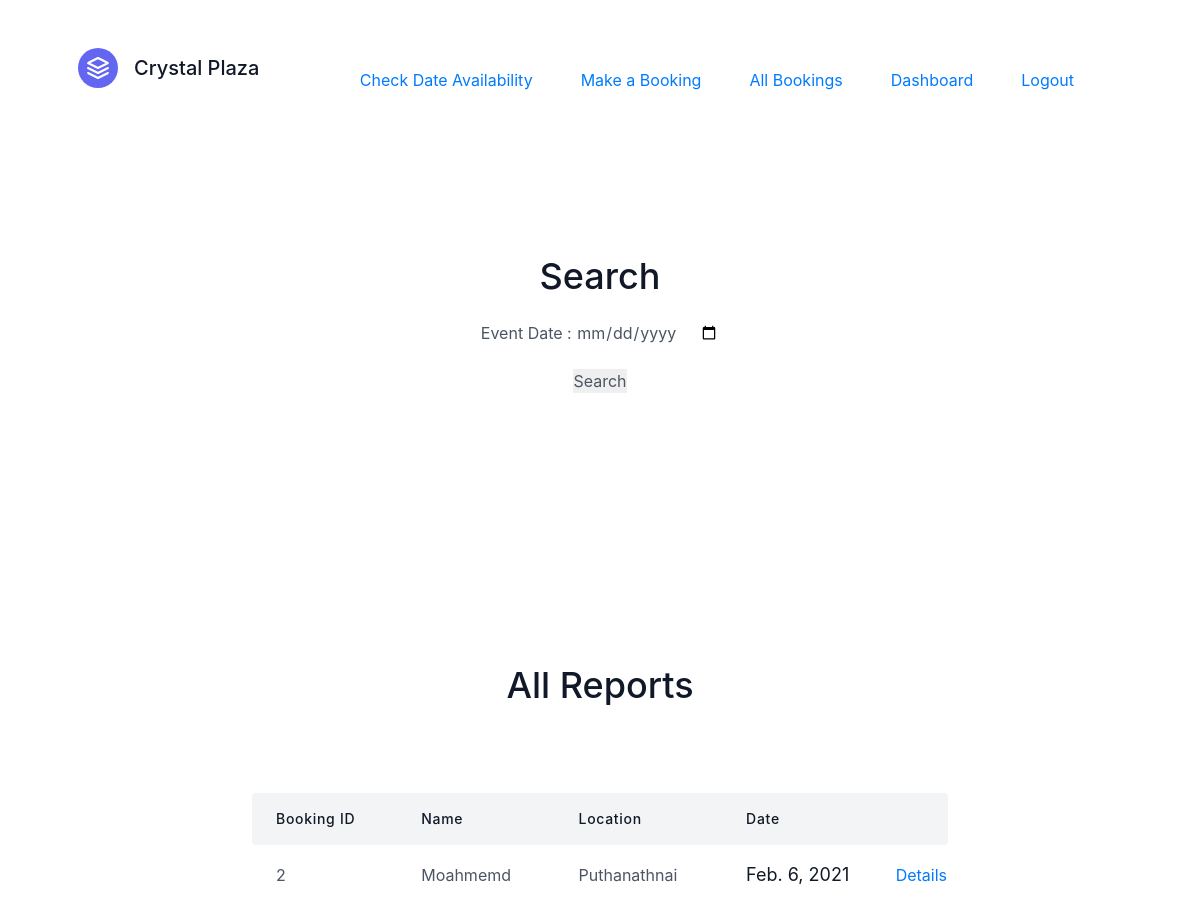
/ledger/ (signed in), run on the app's committed database.
### ledger/models.py (models this page shows)
class Report(models.Model):
    event_date=models.OneToOneField(BookingData,on_delete=CASCADE)
    stage_decoration=models.IntegerField(null=True,blank=True)
    juice_counter=models.IntegerField(null=True,blank=True)
    pop_corn_machine=models.IntegerField(null=True,blank=True)
    sound_system=models.IntegerField(null=True,blank=True)
    other_income_1=models.IntegerField(null=True,blank=True)
    other_income_2=models.IntegerField(null=True,blank=True)
    other_income_3=models.IntegerField(null=True,blank=True)
    total_income=models.IntegerField(null=True,blank=True)
    report_submition_date=models.DateTimeField(auto_now_add=True)
    cleaning_charge=models.IntegerField()
    utensils_cleaning_charge=models.IntegerField()
    parking_charge=models.IntegerField(null=True,blank=True)
    waste_disposal_charge=models.IntegerField()
    trasportaion_charge=models.IntegerField(null=True,blank=True)
    detergents=models.IntegerField(null=True,blank=True)
    maintanance=models.IntegerField(null=True,blank=True)
    purchace_of_stock=models.IntegerField(null=True,blank=True)
    generator_fule=models.IntegerField(null=True,blank=True)
    electricity_bill=models.IntegerField(null=True,blank=True)
    water_charge=models.IntegerField(null=True,blank=True)
    other_expenditure_1=models.IntegerField(null=True,blank=True)
    other_expenditure_2=models.IntegerField(null=True,blank=True)
    other_expenditure_3=models.IntegerField(null=True,blank=True)
    other_expenditure_4=models.IntegerField(null=True,blank=True)
    total_expenditure=models.IntegerField()
    balance=models.IntegerField()

### booking/models.py (models this page shows, shortened)
class BookingData(models.Model):
    event_choices=(('Marriage Function (Day)',"Marriage Function (Day)"),
                   ('Meeting','Meeting'),
                   ('Reception(Evening)','Reception(Evening)'))
    event_date=models.DateField(null=False,blank=False,unique=True)
    name=models.CharField(max_length=255)
    event_type=models.CharField(choices=event_choices,max_length=255)
    bride_or_groom_name=models.CharField(max_length=255,null=True,blank=True)
    house_name=models.CharField(max_length=255)
    post=models.CharField(max_length=255,null=True,blank=True)
    location=models.CharField(max_length=255)
    booking_date=models.DateTimeField(auto_now_add=True)
    last_modified=models.DateTimeField(auto_now=True)
    advance=models.PositiveIntegerField()
    total_amount=models.PositiveIntegerField(default=40000)
    balance=models.PositiveIntegerField(null=True)
    contact1=models.IntegerField()
    contact2=models.IntegerField()
    is_completed=models.BooleanField(default=False)
    kitchen_team=models.CharField(max_length=255,default='Not Provided',null=True,blank=True)
    kitchen_team_license=models.ImageField(upload_to='imgs/',null=True,blank=True)
    class Meta:
        ordering=('event_date',)

### ledger/views.py (the view, shortened to what this page needs)
# urls.py: path("",views.allreports,name='allreports'),
def allreports(request):
    not_found=False
    searchdatefield=None
    found=False
    allreports=Report.objects.all()
    context={
        'found':found,
        'searchdatefield':searchdatefield,
        'allreports':allreports
    }
    return render(request,'ledger/ledger.html',context)

### ledger/templates/ledger/ledger.html (shortened to what this page needs)
<!DOCTYPE html>
<html lang="en">
<head>
    <link href="https://unpkg.com/tailwindcss@^2/dist/tailwind.min.css" rel="stylesheet">
</head>
<body>
  {% extends "booking/base.html" %}
  {% block contain %}
    <header class="text-gray-600 body-font">
        <div class="container mx-auto flex flex-wrap p-5 flex-col md:flex-row items-center">
          <a class="flex title-font font-medium items-center text-gray-900 mb-4 md:mb-0">
            <svg xmlns="http://www.w3.org/2000/svg" fill="none" stroke="currentColor" stroke-linecap="round" stroke-linejoin="round" stroke-width="2" class="w-10 h-10 text-white p-2 bg-indigo-500 rounded-full" viewBox="0 0 24 24">
              <path d="M12 2L2 7l10 5 10-5-10-5zM2 17l10 5 10-5M2 12l10 5 10-5"></path>
            </svg>
            <span class="ml-3 text-xl">Crystal Plaza</span>
          </a>
          <nav class="md:ml-auto flex flex-wrap items-center text-base justify-center">
            <a class="mr-5 hover:text-gray-900" href="/#testimonials">Check Date Availability</a>
            <a class="mr-5 hover:text-gray-900" href="{% url 'booking:booking_page' %}">Make a Booking</a>
            <a class="mr-5 hover:text-gray-900" href="{% url 'booking:listing_page' %}">All Bookings</a>
            <a class="mr-5 hover:text-gray-900" href="{% url 'userdata:dashboard' %}">Dashboard</a>
            {% if user.is_authenticated %}
            <a class="mr-5 hover:text-gray-900" href="{% url 'userdata:logout' %}">Logout</a>
            {% else %}
            <a class="mr-5 hover:text-gray-900" href="{% url 'userdata:login' %}">Login</a>
            {% endif %}
          </nav>
        </div>
      </header>
      {% if user.is_authenticated %}
      <section class="text-gray-600 body-font">
        <div class="container px-5 py-24 mx-auto">
          <div class="flex flex-col text-center w-full mb-20">
            <h1 class="sm:text-4xl text-3xl font-medium title-font mb-2 text-gray-900"> Search</h1>
            <form action="" method='POST' class="mt-3">
              <label for="searchdate">Event Date : </label>
              <input type="date" name="searchdate" id='searchdate' required><br>
              <input type="submit" class="mt-3" value="Search">
             </form>
          </div>
        </div>
      </section>
      {% if request.user.is_superuser  %}
      <section class="text-gray-600 body-font">
        <div class="container px-5 py-24 mx-auto">
          <div class="flex flex-col text-center w-full mb-20">
            <h1 class="sm:text-4xl text-3xl font-medium title-font mb-2 text-gray-900">All Reports</h1>
          </div>
          <div class="lg:w-2/3 w-full mx-auto overflow-auto">
            <table class="table-auto w-full text-left whitespace-no-wrap">
              <thead>
                <tr>
                  <th class="px-4 py-3 title-font tracking-wider font-medium text-gray-900 text-sm bg-gray-100 rounded-tl rounded-bl">Booking ID</th>
                  <th class="px-4 py-3 title-font tracking-wider font-medium text-gray-900 text-sm bg-gray-100">Name</th>
                  <th class="px-4 py-3 title-font tracking-wider font-medium text-gray-900 text-sm bg-gray-100">Location</th>
                  <th class="px-4 py-3 title-font tracking-wider font-medium text-gray-900 text-sm bg-gray-100">Date</th>
                  <th class="w-10 title-font tracking-wider font-medium text-gray-900 text-sm bg-gray-100 rounded-tr rounded-br"></th>
                </tr>
              </thead>
              <tbody>
                {% for each_report in allreports %}
                <tr>
                  <td class="px-4 py-3">{{each_report.event_date.id}}</td>
                  <td class="px-4 py-3">{{each_report.event_date.name}}</td>
                  <td class="px-4 py-3">{{each_report.event_date.location}}</td>
                  <td class="px-4 py-3 text-lg text-gray-900">{{each_report.event_date.event_date}}</td>
                  <td class="w-10 text-center">
                   <a href="{% url 'ledger:detailreport' each_report.id %}"><button>Details</button></a>
                  </td>
                </tr>
                {% endfor %}
              </tbody>
            </table>
          </div>
        </div>
      </section>
      {% endif %}
      {% endif %}
      {% endblock contain %}

### data on the page
Report: event_date.id "2", event_date.name "Moahmemd", event_date.location "Puthanathnai", event_date.event_date "Feb. 6, 2021"
